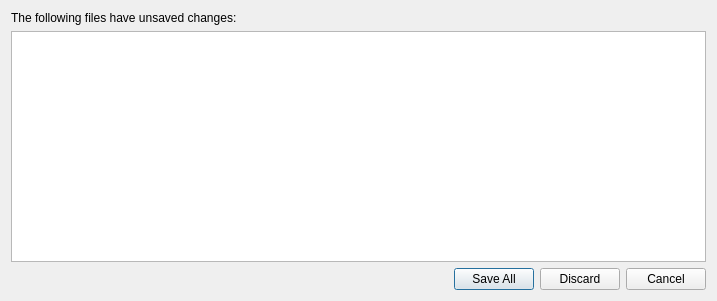
<?xml version="1.0" encoding="UTF-8"?>
<ui version="4.0">
 <class>Dialog</class>
 <widget class="QDialog" name="Dialog">
  <property name="geometry">
   <rect>
    <x>0</x>
    <y>0</y>
    <width>717</width>
    <height>301</height>
   </rect>
  </property>
  <property name="windowTitle">
   <string>Dialog</string>
  </property>
  <layout class="QVBoxLayout" name="verticalLayout">
   <item>
    <widget class="QLabel" name="label">
     <property name="text">
      <string>The following files have unsaved changes:</string>
     </property>
    </widget>
   </item>
   <item>
    <widget class="QListWidget" name="listWidget">
     <property name="selectionMode">
      <enum>QAbstractItemView::ExtendedSelection</enum>
     </property>
    </widget>
   </item>
   <item>
    <widget class="QDialogButtonBox" name="buttonBox">
     <property name="orientation">
      <enum>Qt::Horizontal</enum>
     </property>
     <property name="standardButtons">
      <set>QDialogButtonBox::Cancel|QDialogButtonBox::Discard|QDialogButtonBox::SaveAll</set>
     </property>
    </widget>
   </item>
  </layout>
 </widget>
 <resources/>
 <connections>
  <connection>
   <sender>buttonBox</sender>
   <signal>accepted()</signal>
   <receiver>Dialog</receiver>
   <slot>accept()</slot>
   <hints>
    <hint type="sourcelabel">
     <x>248</x>
     <y>254</y>
    </hint>
    <hint type="destinationlabel">
     <x>157</x>
     <y>274</y>
    </hint>
   </hints>
  </connection>
  <connection>
   <sender>buttonBox</sender>
   <signal>rejected()</signal>
   <receiver>Dialog</receiver>
   <slot>reject()</slot>
   <hints>
    <hint type="sourcelabel">
     <x>316</x>
     <y>260</y>
    </hint>
    <hint type="destinationlabel">
     <x>286</x>
     <y>274</y>
    </hint>
   </hints>
  </connection>
 </connections>
</ui>
